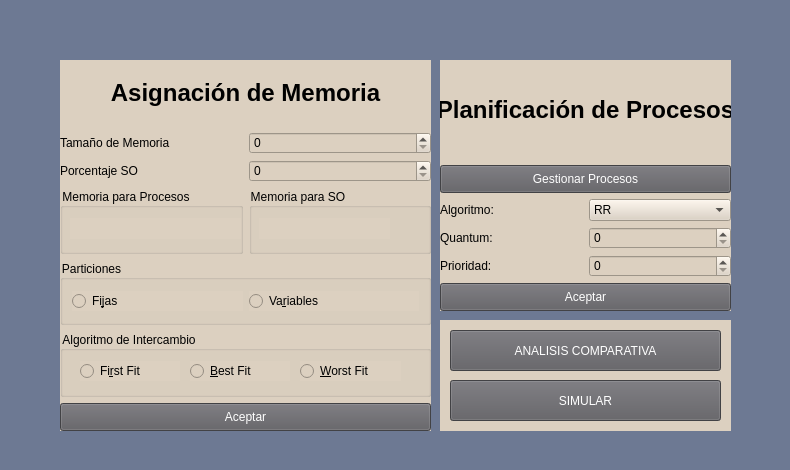
<?xml version="1.0" encoding="UTF-8"?>
<ui version="4.0">
 <class>VentanaPrincipal</class>
 <widget class="QMainWindow" name="VentanaPrincipal">
  <property name="geometry">
   <rect>
    <x>0</x>
    <y>0</y>
    <width>790</width>
    <height>470</height>
   </rect>
  </property>
  <property name="windowTitle">
   <string>Ventana Principal</string>
  </property>
  <property name="styleSheet">
   <string notr="true"/>
  </property>
  <property name="animated">
   <bool>true</bool>
  </property>
  <widget class="QWidget" name="centralwidget">
   <property name="styleSheet">
    <string notr="true">QWidget{
background-color:#6d7993;
font-family: arial,verdana;
}

QDialog{
background-color:#557a95;
font-family: arial,verdana;
}
QLineEdit{
background-color:#b1a296;
border: 0;
font-size:14px;
height:30px;
}

</string>
   </property>
   <widget class="QWidget" name="widget" native="true">
    <property name="geometry">
     <rect>
      <x>60</x>
      <y>60</y>
      <width>371</width>
      <height>371</height>
     </rect>
    </property>
    <property name="sizePolicy">
     <sizepolicy hsizetype="Preferred" vsizetype="Preferred">
      <horstretch>0</horstretch>
      <verstretch>0</verstretch>
     </sizepolicy>
    </property>
    <property name="autoFillBackground">
     <bool>false</bool>
    </property>
    <property name="styleSheet">
     <string notr="true">QWidget{
background-color: #dcd0c0;
}
QPushButton{
background-color:#5d5c61;
color:white;
height:20px;
}
QPushButton:hover{
background-color:#062f4f;
color:white;
}
</string>
    </property>
    <layout class="QGridLayout" name="gridLayout">
     <item row="0" column="0" colspan="2">
      <widget class="QLabel" name="label_AsigMemoria">
       <property name="font">
        <font>
         <family>arial,verdana</family>
         <pointsize>18</pointsize>
         <weight>75</weight>
         <bold>true</bold>
        </font>
       </property>
       <property name="layoutDirection">
        <enum>Qt::LeftToRight</enum>
       </property>
       <property name="styleSheet">
        <string notr="true"/>
       </property>
       <property name="text">
        <string>Asignación de Memoria</string>
       </property>
       <property name="alignment">
        <set>Qt::AlignCenter</set>
       </property>
      </widget>
     </item>
     <item row="8" column="0" colspan="2">
      <widget class="QPushButton" name="AceptarMem">
       <property name="text">
        <string>Aceptar</string>
       </property>
      </widget>
     </item>
     <item row="6" column="0" colspan="2">
      <widget class="QGroupBox" name="groupBox_Particiones">
       <property name="title">
        <string>Particiones</string>
       </property>
       <layout class="QGridLayout" name="gridLayout_2">
        <item row="0" column="0">
         <widget class="QRadioButton" name="radioButton_Fijas">
          <property name="text">
           <string>Fi&amp;jas</string>
          </property>
         </widget>
        </item>
        <item row="0" column="1">
         <widget class="QRadioButton" name="radioButton_Variables">
          <property name="text">
           <string>Va&amp;riables</string>
          </property>
         </widget>
        </item>
       </layout>
      </widget>
     </item>
     <item row="3" column="0">
      <widget class="QGroupBox" name="groupBox">
       <property name="title">
        <string>Memoria para Procesos</string>
       </property>
       <widget class="QLabel" name="label_MemProcesos">
        <property name="geometry">
         <rect>
          <x>10</x>
          <y>30</y>
          <width>171</width>
          <height>21</height>
         </rect>
        </property>
        <property name="text">
         <string/>
        </property>
       </widget>
      </widget>
     </item>
     <item row="7" column="0" colspan="2">
      <widget class="QGroupBox" name="groupBox_Algoritmo">
       <property name="title">
        <string>Algoritmo de Intercambio</string>
       </property>
       <widget class="QRadioButton" name="radioButton_First">
        <property name="geometry">
         <rect>
          <x>20</x>
          <y>30</y>
          <width>100</width>
          <height>20</height>
         </rect>
        </property>
        <property name="text">
         <string>Fi&amp;rst Fit</string>
        </property>
       </widget>
       <widget class="QRadioButton" name="radioButton_Best">
        <property name="geometry">
         <rect>
          <x>130</x>
          <y>30</y>
          <width>100</width>
          <height>20</height>
         </rect>
        </property>
        <property name="text">
         <string>&amp;Best Fit</string>
        </property>
       </widget>
       <widget class="QRadioButton" name="radioButton_Worst">
        <property name="geometry">
         <rect>
          <x>240</x>
          <y>30</y>
          <width>101</width>
          <height>20</height>
         </rect>
        </property>
        <property name="text">
         <string>&amp;Worst Fit</string>
        </property>
       </widget>
      </widget>
     </item>
     <item row="1" column="1">
      <widget class="QSpinBox" name="spinBoxTamMemoria"/>
     </item>
     <item row="2" column="1">
      <widget class="QSpinBox" name="spinBoxPorcSO"/>
     </item>
     <item row="3" column="1">
      <widget class="QGroupBox" name="groupBox_2">
       <property name="title">
        <string>Memoria para SO</string>
       </property>
       <widget class="QLabel" name="label_MemSO">
        <property name="geometry">
         <rect>
          <x>10</x>
          <y>30</y>
          <width>131</width>
          <height>21</height>
         </rect>
        </property>
        <property name="text">
         <string/>
        </property>
       </widget>
      </widget>
     </item>
     <item row="2" column="0">
      <widget class="QLabel" name="label_PorcentajeSO">
       <property name="text">
        <string>Porcentaje SO</string>
       </property>
      </widget>
     </item>
     <item row="1" column="0">
      <widget class="QLabel" name="label_TamMemoria">
       <property name="text">
        <string>Tamaño de Memoria</string>
       </property>
      </widget>
     </item>
    </layout>
   </widget>
   <widget class="QWidget" name="widget_algoritmo" native="true">
    <property name="geometry">
     <rect>
      <x>440</x>
      <y>60</y>
      <width>291</width>
      <height>251</height>
     </rect>
    </property>
    <property name="styleSheet">
     <string notr="true">QWidget{
background-color:#dcd0c0;
}
QPushButton{
background-color:#5d5c61;
color:white;
height:20px;
}
QPushButton:hover{
background-color:#062f4f;
color:white;
}</string>
    </property>
    <layout class="QGridLayout" name="gridLayout_3">
     <item row="4" column="0">
      <widget class="QLabel" name="label">
       <property name="text">
        <string>Prioridad: </string>
       </property>
      </widget>
     </item>
     <item row="3" column="1">
      <widget class="QSpinBox" name="spinBox_Quantum"/>
     </item>
     <item row="3" column="0">
      <widget class="QLabel" name="label_Quantum">
       <property name="text">
        <string>Quantum: </string>
       </property>
      </widget>
     </item>
     <item row="2" column="0">
      <widget class="QLabel" name="label_Algoritmo">
       <property name="text">
        <string>Algoritmo: </string>
       </property>
      </widget>
     </item>
     <item row="2" column="1">
      <widget class="QComboBox" name="comboBox_Algoritmos">
       <item>
        <property name="text">
         <string>RR</string>
        </property>
       </item>
       <item>
        <property name="text">
         <string>FCFS</string>
        </property>
       </item>
       <item>
        <property name="text">
         <string>Colas Multinivel</string>
        </property>
       </item>
      </widget>
     </item>
     <item row="0" column="0" colspan="2">
      <widget class="QLabel" name="label_algo_planificacion">
       <property name="font">
        <font>
         <family>arial,verdana</family>
         <pointsize>18</pointsize>
         <weight>75</weight>
         <bold>true</bold>
        </font>
       </property>
       <property name="text">
        <string>Planificación de Procesos</string>
       </property>
       <property name="alignment">
        <set>Qt::AlignCenter</set>
       </property>
      </widget>
     </item>
     <item row="1" column="0" colspan="2">
      <widget class="QPushButton" name="boton_GestProcesos">
       <property name="text">
        <string>Gestionar Procesos</string>
       </property>
      </widget>
     </item>
     <item row="5" column="0" colspan="2">
      <widget class="QPushButton" name="pushButton_AceptarProc">
       <property name="text">
        <string>Aceptar</string>
       </property>
      </widget>
     </item>
     <item row="4" column="1">
      <widget class="QSpinBox" name="lineEdit_Prioridad"/>
     </item>
    </layout>
   </widget>
   <widget class="QWidget" name="widget_Simular" native="true">
    <property name="geometry">
     <rect>
      <x>440</x>
      <y>320</y>
      <width>291</width>
      <height>111</height>
     </rect>
    </property>
    <property name="styleSheet">
     <string notr="true">QWidget{
background-color:#dcd0c0;
}
QPushButton{
background-color:#5d5c61;
color:white;
height:20px;
}
QPushButton:hover{
background-color:#062f4f;
color:white;
}</string>
    </property>
    <widget class="QPushButton" name="pushButton_Simular">
     <property name="geometry">
      <rect>
       <x>10</x>
       <y>60</y>
       <width>271</width>
       <height>41</height>
      </rect>
     </property>
     <property name="text">
      <string>SIMULAR</string>
     </property>
    </widget>
    <widget class="QPushButton" name="pushButtonComparar">
     <property name="geometry">
      <rect>
       <x>10</x>
       <y>10</y>
       <width>271</width>
       <height>41</height>
      </rect>
     </property>
     <property name="text">
      <string>ANALISIS COMPARATIVA</string>
     </property>
    </widget>
   </widget>
  </widget>
 </widget>
 <resources/>
 <connections/>
</ui>
